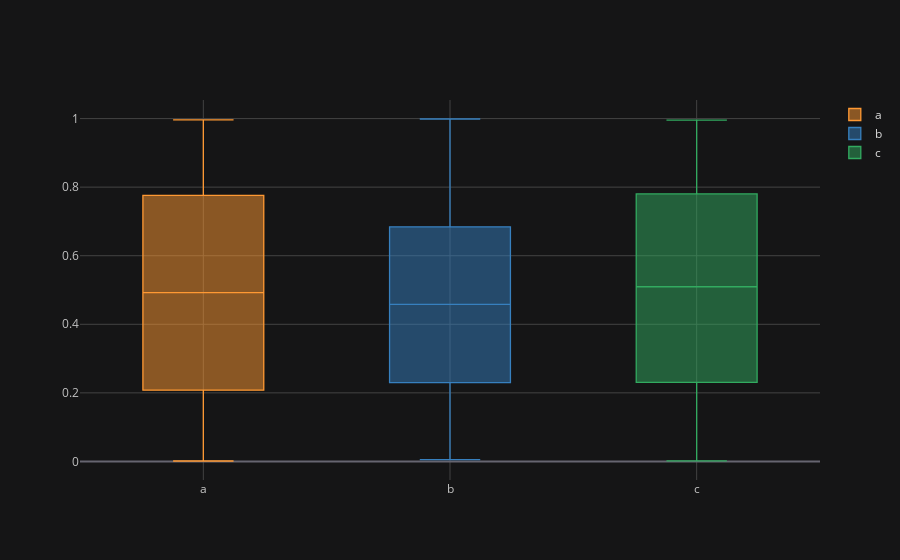

The notebook cell this image was saved under:
### Code cell
df1.iplot(kind = 'box')

### Figure 1 — Plotly figure (JSON) as saved in the notebook; plotly's stock layout.template omitted (floating-point values rounded to 4 significant figures; data arrays with more than 128 entries replaced by an {"elided": "..."} marker saying what was removed)
{"data": [{"boxpoints": false, "line": {"width": 1.3}, "marker": {"color": "rgba(255, 153, 51, 1.0)"}, "name": "a", "orientation": "v", "type": "box", "y": {"elided": "300 float values"}}, {"boxpoints": false, "line": {"width": 1.3}, "marker": {"color": "rgba(55, 128, 191, 1.0)"}, "name": "b", "orientation": "v", "type": "box", "y": {"elided": "300 float values"}}, {"boxpoints": false, "line": {"width": 1.3}, "marker": {"color": "rgba(50, 171, 96, 1.0)"}, "name": "c", "orientation": "v", "type": "box", "y": {"elided": "300 float values"}}], "layout": {"legend": {"bgcolor": "#151516", "font": {"color": "#D9D9D9"}}, "paper_bgcolor": "#151516", "plot_bgcolor": "#151516", "title": {"font": {"color": "#D9D9D9"}}, "xaxis": {"gridcolor": "#434343", "showgrid": true, "tickfont": {"color": "#C2C2C2"}, "title": {"font": {"color": "#D9D9D9"}, "text": ""}, "zerolinecolor": "#666570"}, "yaxis": {"gridcolor": "#434343", "showgrid": true, "tickfont": {"color": "#C2C2C2"}, "title": {"font": {"color": "#D9D9D9"}, "text": ""}, "zerolinecolor": "#666570"}}}
